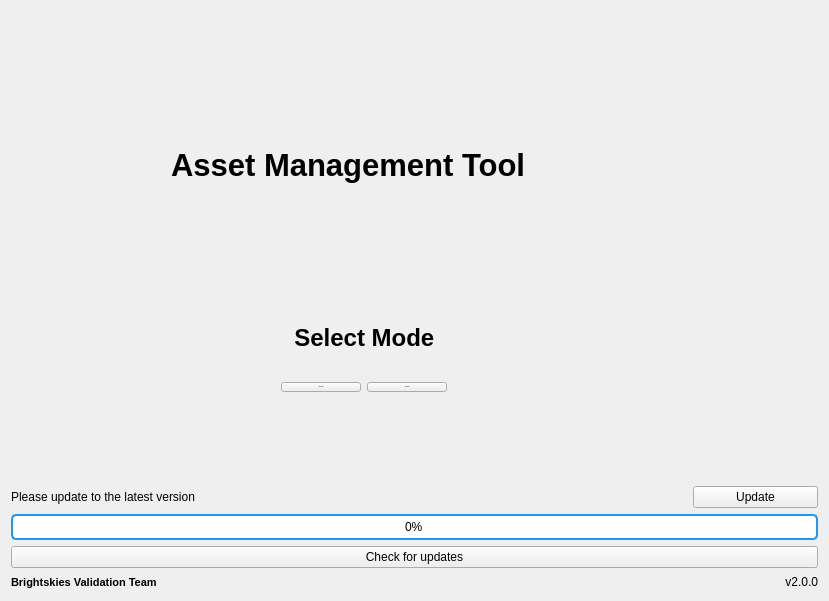
      <widget class="QWidget" name="welcome_tab">
       <attribute name="title">
        <string>Welcome</string>
       </attribute>
       <layout class="QGridLayout" name="gridLayout_4">
        <item row="1" column="0">
         <layout class="QHBoxLayout" name="horizontalLayout_6">
          <item>
           <spacer name="horizontalSpacer_2">
            <property name="orientation">
             <enum>Qt::Horizontal</enum>
            </property>
            <property name="sizeHint" stdset="0">
             <size>
              <width>628</width>
              <height>20</height>
             </size>
            </property>
           </spacer>
          </item>
         </layout>
        </item>
        <item row="0" column="0">
         <layout class="QHBoxLayout" name="horizontalLayout_11">
          <item>
           <layout class="QVBoxLayout" name="verticalLayout_9">
            <item>
             <spacer name="verticalSpacer_7">
              <property name="orientation">
               <enum>Qt::Vertical</enum>
              </property>
              <property name="sizeHint" stdset="0">
               <size>
                <width>20</width>
                <height>28</height>
               </size>
              </property>
             </spacer>
            </item>
            <item>
             <layout class="QHBoxLayout" name="horizontalLayout_9">
              <item>
               <spacer name="horizontalSpacer_5">
                <property name="orientation">
                 <enum>Qt::Horizontal</enum>
                </property>
                <property name="sizeType">
                 <enum>QSizePolicy::Fixed</enum>
                </property>
                <property name="sizeHint" stdset="0">
                 <size>
                  <width>160</width>
                  <height>20</height>
                 </size>
                </property>
               </spacer>
              </item>
              <item>
               <widget class="QLabel" name="label_6">
                <property name="font">
                 <font>
                  <pointsize>23</pointsize>
                  <weight>75</weight>
                  <bold>true</bold>
                 </font>
                </property>
                <property name="text">
                 <string>Asset Management Tool</string>
                </property>
               </widget>
              </item>
              <item>
               <spacer name="horizontalSpacer_6">
                <property name="orientation">
                 <enum>Qt::Horizontal</enum>
                </property>
                <property name="sizeHint" stdset="0">
                 <size>
                  <width>108</width>
                  <height>20</height>
                 </size>
                </property>
               </spacer>
              </item>
             </layout>
            </item>
            <item>
             <spacer name="verticalSpacer">
              <property name="orientation">
               <enum>Qt::Vertical</enum>
              </property>
              <property name="sizeHint" stdset="0">
               <size>
                <width>20</width>
                <height>70</height>
               </size>
              </property>
             </spacer>
            </item>
            <item>
             <layout class="QHBoxLayout" name="horizontalLayout_10">
              <item>
               <spacer name="horizontalSpacer_7">
                <property name="orientation">
                 <enum>Qt::Horizontal</enum>
                </property>
                <property name="sizeType">
                 <enum>QSizePolicy::Fixed</enum>
                </property>
                <property name="sizeHint" stdset="0">
                 <size>
                  <width>270</width>
                  <height>20</height>
                 </size>
                </property>
               </spacer>
              </item>
              <item>
               <layout class="QVBoxLayout" name="verticalLayout_6">
                <item>
                 <layout class="QVBoxLayout" name="verticalLayout_3">
                  <item>
                   <widget class="QLabel" name="validation_label_6">
                    <property name="font">
                     <font>
                      <pointsize>18</pointsize>
                      <weight>75</weight>
                      <bold>true</bold>
                     </font>
                    </property>
                    <property name="text">
                     <string>  Select Mode</string>
                    </property>
                   </widget>
                  </item>
                  <item>
                   <spacer name="verticalSpacer_4">
                    <property name="orientation">
                     <enum>Qt::Vertical</enum>
                    </property>
                    <property name="sizeHint" stdset="0">
                     <size>
                      <width>20</width>
                      <height>18</height>
                     </size>
                    </property>
                   </spacer>
                  </item>
                  <item>
                   <layout class="QHBoxLayout" name="horizontalLayout_5">
                    <item>
                     <widget class="QPushButton" name="user_btn">
                      <property name="font">
                       <font>
                        <pointsize>-1</pointsize>
                       </font>
                      </property>
                      <property name="text">
                       <string>User Mode</string>
                      </property>
                     </widget>
                    </item>
                    <item>
                     <widget class="QPushButton" name="audit_btn">
                      <property name="font">
                       <font>
                        <pointsize>-1</pointsize>
                       </font>
                      </property>
                      <property name="text">
                       <string>Audit Mode</string>
                      </property>
                     </widget>
                    </item>
                   </layout>
                  </item>
                 </layout>
                </item>
                <item>
                 <spacer name="verticalSpacer_6">
                  <property name="orientation">
                   <enum>Qt::Vertical</enum>
                  </property>
                  <property name="sizeHint" stdset="0">
                   <size>
                    <width>20</width>
                    <height>50</height>
                   </size>
                  </property>
                 </spacer>
                </item>
               </layout>
              </item>
              <item>
               <spacer name="horizontalSpacer_8">
                <property name="orientation">
                 <enum>Qt::Horizontal</enum>
                </property>
                <property name="sizeHint" stdset="0">
                 <size>
                  <width>240</width>
                  <height>20</height>
                 </size>
                </property>
               </spacer>
              </item>
             </layout>
            </item>
           </layout>
          </item>
         </layout>
        </item>
        <item row="3" column="1">
         <widget class="QPushButton" name="update">
          <property name="text">
           <string>Update</string>
          </property>
         </widget>
        </item>
        <item row="3" column="0">
         <widget class="QLabel" name="ask">
          <property name="text">
           <string>Please update to the latest version</string>
          </property>
         </widget>
        </item>
        <item row="5" column="0" colspan="2">
         <widget class="QProgressBar" name="progressBar">
          <property name="styleSheet">
           <string notr="true">QProgressBar {
    border: 2px solid #2196F3;
    border-radius: 5px;
    text-align: center;
    color: black;
}

QProgressBar::chunk {
    background-color: #2196F3;
    width: 20px;
}</string>
          </property>
          <property name="value">
           <number>0</number>
          </property>
         </widget>
        </item>
        <item row="0" column="1">
         <layout class="QVBoxLayout" name="verticalLayout_5">
          <item>
           <widget class="QLabel" name="label">
            <property name="minimumSize">
             <size>
              <width>125</width>
              <height>91</height>
             </size>
            </property>
            <property name="maximumSize">
             <size>
              <width>121</width>
              <height>91</height>
             </size>
            </property>
            <property name="styleSheet">
             <string notr="true">background-image: url(:/logo/BrightLogo.png);</string>
            </property>
            <property name="text">
             <string/>
            </property>
           </widget>
          </item>
          <item>
           <spacer name="verticalSpacer_2">
            <property name="orientation">
             <enum>Qt::Vertical</enum>
            </property>
            <property name="sizeHint" stdset="0">
             <size>
              <width>17</width>
              <height>358</height>
             </size>
            </property>
           </spacer>
          </item>
         </layout>
        </item>
        <item row="6" column="0" colspan="2">
         <widget class="QPushButton" name="check">
          <property name="text">
           <string>Check for updates</string>
          </property>
         </widget>
        </item>
        <item row="7" column="1">
         <widget class="QLabel" name="label_5">
          <property name="minimumSize">
           <size>
            <width>61</width>
            <height>16</height>
           </size>
          </property>
          <property name="maximumSize">
           <size>
            <width>291</width>
            <height>41</height>
           </size>
          </property>
          <property name="styleSheet">
           <string notr="true"/>
          </property>
          <property name="text">
           <string>v2.0.0</string>
          </property>
          <property name="alignment">
           <set>Qt::AlignRight|Qt::AlignTrailing|Qt::AlignVCenter</set>
          </property>
         </widget>
        </item>
        <item row="7" column="0">
         <widget class="QLabel" name="validation_label">
          <property name="minimumSize">
           <size>
            <width>0</width>
            <height>16</height>
           </size>
          </property>
          <property name="maximumSize">
           <size>
            <width>500</width>
            <height>16777215</height>
           </size>
          </property>
          <property name="font">
           <font>
            <pointsize>8</pointsize>
            <weight>75</weight>
            <bold>true</bold>
           </font>
          </property>
          <property name="text">
           <string>Brightskies Validation Team</string>
          </property>
         </widget>
        </item>
       </layout>
      </widget>
